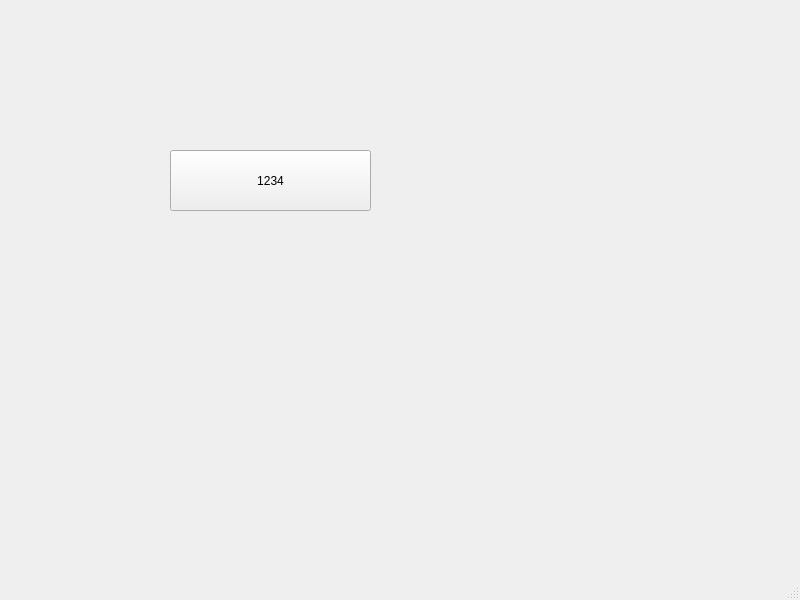
<?xml version="1.0" encoding="UTF-8"?>
<ui version="4.0">
 <class>MainWindow</class>
 <widget class="QMainWindow" name="MainWindow">
  <property name="geometry">
   <rect>
    <x>0</x>
    <y>0</y>
    <width>800</width>
    <height>600</height>
   </rect>
  </property>
  <property name="windowTitle">
   <string>MainWindow</string>
  </property>
  <widget class="QWidget" name="centralwidget">
   <widget class="QToolButton" name="toolButton">
    <property name="geometry">
     <rect>
      <x>170</x>
      <y>150</y>
      <width>201</width>
      <height>61</height>
     </rect>
    </property>
    <property name="text">
     <string>1234</string>
    </property>
   </widget>
  </widget>
  <widget class="QMenuBar" name="menubar">
   <property name="geometry">
    <rect>
     <x>0</x>
     <y>0</y>
     <width>800</width>
     <height>26</height>
    </rect>
   </property>
  </widget>
  <widget class="QStatusBar" name="statusbar"/>
 </widget>
 <resources/>
 <connections/>
</ui>
